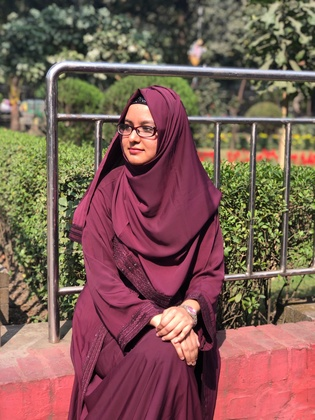
%> input picture Assignment1/input.jpg, 315 x 420 px, shrunk from 1200 x 1600 before the run
$ octave A2_20200104036.m   (GNU Octave 9; MATLAB toolbox functions it lacks are replaced by stand-ins)
%> lines starting %> are read from the running program, lines starting %| are printed output that depends on the picture; in (x1, y1, x2, y2) boxes, pixels count from 0 and x2, y2 are one past the last pixel; in counts of white or black regions, pixels touching at a corner belong together; the program's own positions count from 1
I = imread('input.jpg');
%> I is the input picture: size 420x315x3 uint8; mean R, G, B 127.6, 93.2, 85.4
I = rgb2gray(I);
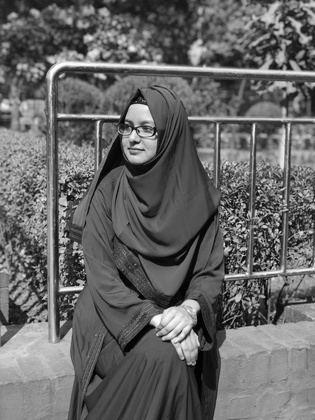
%> I: size 420x315 uint8; min 0, max 255, mean 102.6


[row, col] = size(I);
%> row = 420; col = 315
R = uint8(zeros(row, col));

A = Inf;
B = -Inf;

for i = 1:row
    for j = 1:col
        if I(i, j) < A
            A = I(i, j);
        end
        if I(i, j) > B
            B = I(i, j);
        end
    end
end
%> after the loop, A = 0; B = 255

D = B - A;
%> D = 255
M = 255;

for i = 1:row
    for j = 1:col
        R(i, j) = uint8((double(I(i, j)) - A) / D * M + A);
    end
end
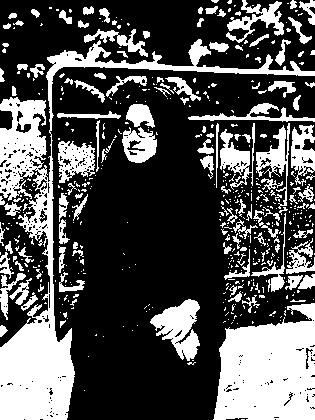
%> R: size 420x315 uint8; 32.1% white; 527 white regions (405 under 20 px), largest, box (x1, y1, x2, y2) and area: (0, 39, 315, 420) 14020, (213, 303, 315, 420) 9101, (150, 299, 200, 361) 1655

figure;
subplot(1, 2, 1);
imshow(I);
title('Input Image');

subplot(1, 2, 2);
imshow(R);
title('Output Image');
